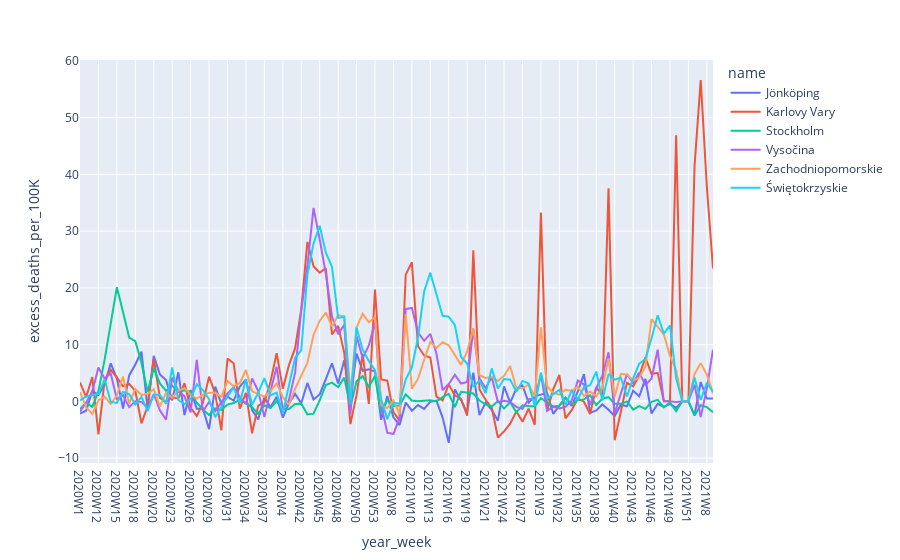

The code cell stored with this chart in its notebook:
### Markdown cell above
## 3.4. Excess Mortality per Capita  in CZ, PL, SE - Select Regions

### Code cell
selected = merged[(merged['sex'] == 'T') & (merged['age'] == 'TOTAL') & \
                  (merged['region'].isin(['CZ041', 'CZ063', 'PL42', 'PL72', 'SE110', 'SE211']))] \
    .groupby(['name', 'year_week']) \
    .aggregate({'excess_deaths': 'sum', 'population':'sum'}).reset_index()

selected.loc[:, 'excess_deaths_per_100K'] = \
    selected['excess_deaths']/selected['population']*10**5

selected.sort_values(by = ['name', 'year_week'], axis=0, ascending=True, inplace=True)

fig = px.line(selected[pd.notnull(selected['excess_deaths_per_100K'])],
              x='year_week', y='excess_deaths_per_100K', color='name')
fig.show()
